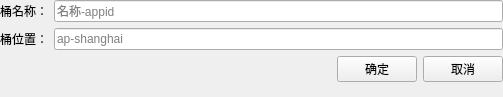
<?xml version="1.0" encoding="UTF-8"?>
<ui version="4.0">
 <class>CreateBucketDialog</class>
 <widget class="QWidget" name="CreateBucketDialog">
  <property name="geometry">
   <rect>
    <x>0</x>
    <y>0</y>
    <width>503</width>
    <height>97</height>
   </rect>
  </property>
  <property name="windowTitle">
   <string>Form</string>
  </property>
  <layout class="QFormLayout" name="formLayout">
   <property name="leftMargin">
    <number>0</number>
   </property>
   <property name="topMargin">
    <number>0</number>
   </property>
   <property name="rightMargin">
    <number>0</number>
   </property>
   <property name="bottomMargin">
    <number>0</number>
   </property>
   <item row="0" column="0">
    <widget class="QLabel" name="labelName">
     <property name="text">
      <string>桶名称：</string>
     </property>
    </widget>
   </item>
   <item row="0" column="1">
    <widget class="QLineEdit" name="lineEditName">
     <property name="placeholderText">
      <string>名称-appid</string>
     </property>
    </widget>
   </item>
   <item row="1" column="0">
    <widget class="QLabel" name="labelLocation">
     <property name="text">
      <string>桶位置：</string>
     </property>
    </widget>
   </item>
   <item row="1" column="1">
    <widget class="QLineEdit" name="lineEditLocation">
     <property name="placeholderText">
      <string>ap-shanghai</string>
     </property>
    </widget>
   </item>
   <item row="2" column="0" colspan="2">
    <layout class="QHBoxLayout" name="horizontalLayout">
     <item>
      <spacer name="horizontalSpacer">
       <property name="orientation">
        <enum>Qt::Orientation::Horizontal</enum>
       </property>
       <property name="sizeHint" stdset="0">
        <size>
         <width>40</width>
         <height>20</height>
        </size>
       </property>
      </spacer>
     </item>
     <item>
      <widget class="QPushButton" name="pushButtonConfirm">
       <property name="text">
        <string>确定</string>
       </property>
      </widget>
     </item>
     <item>
      <widget class="QPushButton" name="pushButtonCancel">
       <property name="text">
        <string>取消</string>
       </property>
      </widget>
     </item>
    </layout>
   </item>
  </layout>
 </widget>
 <resources/>
 <connections/>
</ui>
